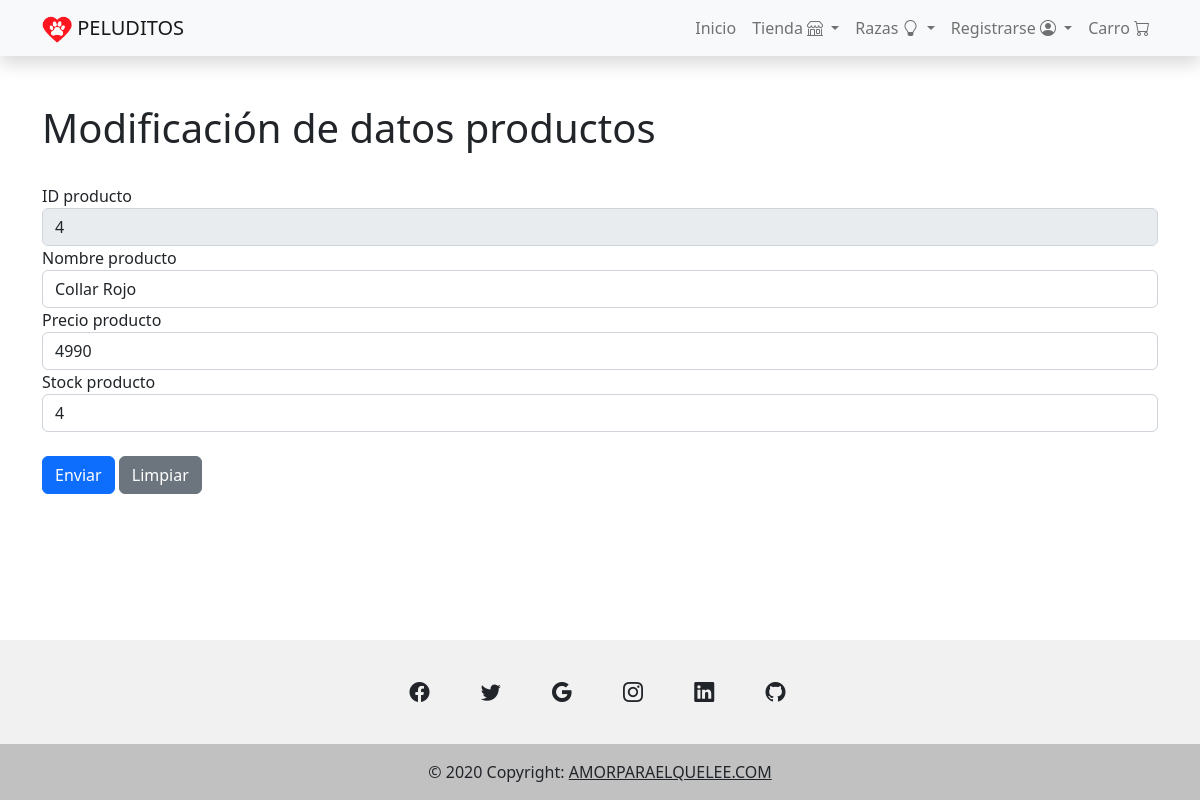
/modificarProducto/4, run on an earlier commit of the app's database.
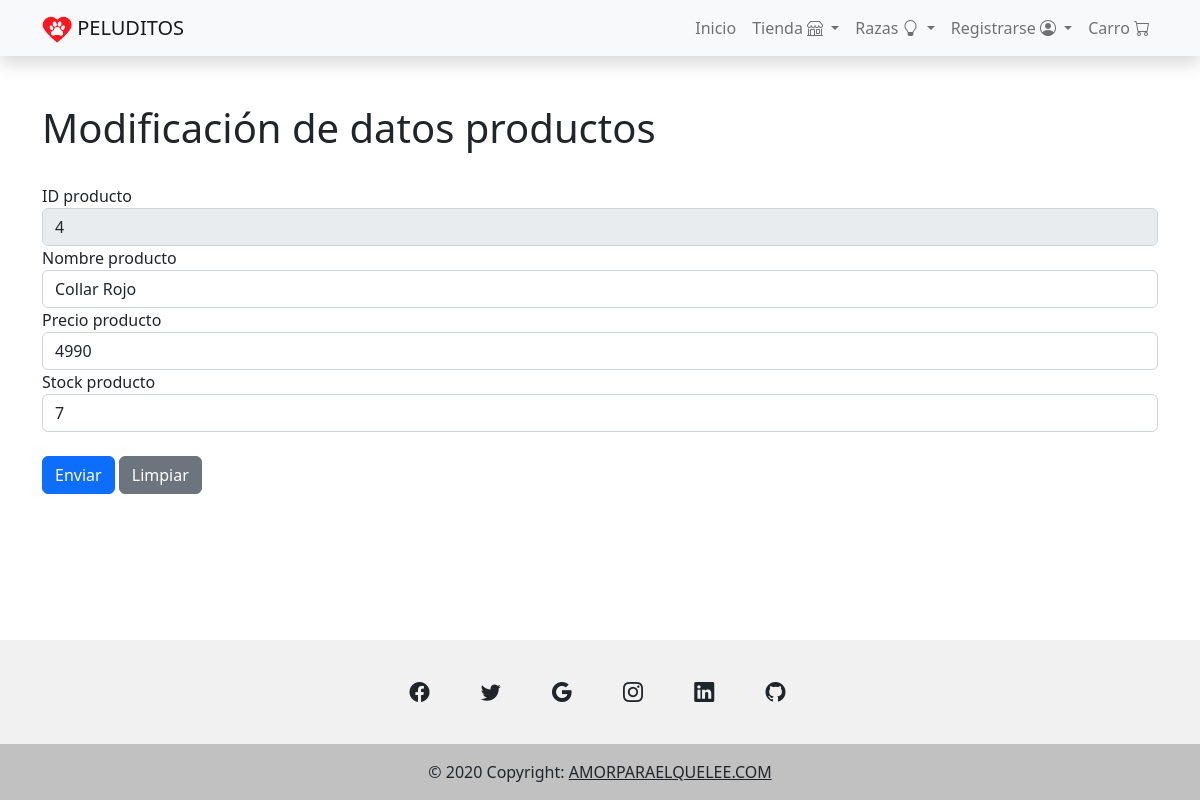
And on a later commit of the database.
### Main/models.py (models this page shows, shortened)
class Producto(models.Model):
    idProducto =models.IntegerField(primary_key=True, verbose_name='Id de Producto')
    nombreProducto =models.CharField(max_length=50, verbose_name='Nombre del Producto')
    imagenProducto =models.CharField(max_length=150, verbose_name='Imagen del Producto')
    precioProducto =models.IntegerField(verbose_name='Precio del Producto')
    stockProducto =models.IntegerField(verbose_name='Stock del Producto')

### Main/views.py (the view)
# urls.py: path('modificarProducto/<p_idProducto>', buscarProducto),
def buscarProducto(request, p_idProducto):
    buscando=Producto.objects.get(idProducto=p_idProducto)
    datos={'producto': buscando}
    return render(request, 'modificar.html', datos)

### Main/templates/modificar.html (shortened to what the changed rows need)
<!doctype html>
<html lang="en">
  <head>
    {% load static %}
    <link href="https://cdn.jsdelivr.net/npm/bootstrap@5.1.3/dist/css/bootstrap.min.css" rel="stylesheet">
    <link rel="stylesheet" href="{% static 'css/bootstrap.min.css'%}">
    <link href="{% static 'css/ofertas.css'%}" rel="stylesheet">
    <link rel="stylesheet" href="https://cdn.jsdelivr.net/npm/bootstrap-icons@1.3.0/font/bootstrap-icons.css">
    <link href="https://cdn.jsdelivr.net/npm/bootstrap@5.2.0-beta1/dist/css/bootstrap.min.css" rel="stylesheet">
  </head>
  <body>
    {% load static %}
    <div class="container">
        <div class="row">
            <h1>Modificación de datos productos</h1>
        </div>
        <br>
        <div class="row">
            <form method="post" action="/guardarProductoCambiado/" id="formulario">
                <div class="form-group">
                    <label for="idproducto">ID producto</label>
                    <input type="number" id="idproducto" name="idproducto" class="form-control"
                    value="{{producto.idProducto}}" readonly="true">
                </div>
                <div class="form-group">
                    <label for="nombre">Nombre producto</label>
                    <input type="text" id="nombre" name="nombre" class="form-control"
                    value="{{producto.nombreProducto}}">
                </div>
                <div class="form-group">
                    <label for="precio">Precio producto</label>
                    <input type="number" id="precio" name="precio" class="form-control"
                    value="{{producto.precioProducto}}">
                </div>
                <div class="form-group">
                    <label for="stock">Stock producto</label>
                    <input type="number" id="stock" name="stock" class="form-control"
                    value="{{producto.stockProducto}}">
                </div>
                <br>
            </form>
        <br><br>
    </div>
    </div>
    </body>
  </html>

What changed in the data, as far as the page shows it:
changed Producto "Collar Rojo": stock "4" → "7"
